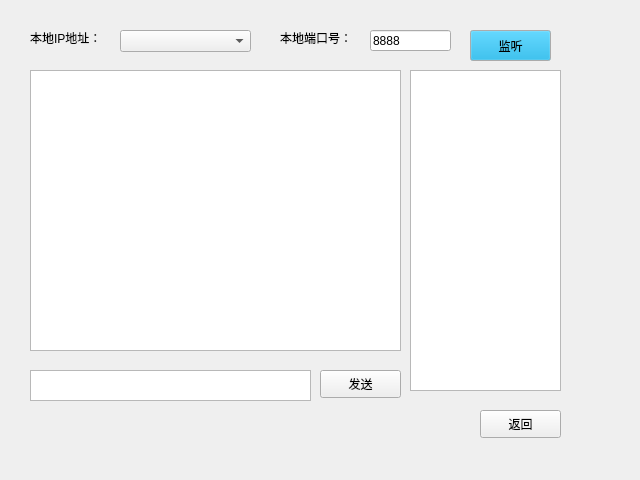
<?xml version="1.0" encoding="UTF-8"?>
<ui version="4.0">
 <class>Server</class>
 <widget class="QWidget" name="Server">
  <property name="geometry">
   <rect>
    <x>0</x>
    <y>0</y>
    <width>640</width>
    <height>480</height>
   </rect>
  </property>
  <property name="windowTitle">
   <string>Form</string>
  </property>
  <widget class="QTextBrowser" name="textReceive">
   <property name="geometry">
    <rect>
     <x>30</x>
     <y>70</y>
     <width>371</width>
     <height>281</height>
    </rect>
   </property>
   <property name="font">
    <font>
     <family>Agency FB</family>
     <weight>50</weight>
     <italic>false</italic>
     <bold>false</bold>
    </font>
   </property>
  </widget>
  <widget class="QLabel" name="label_2">
   <property name="geometry">
    <rect>
     <x>30</x>
     <y>30</y>
     <width>81</width>
     <height>16</height>
    </rect>
   </property>
   <property name="text">
    <string>本地IP地址：</string>
   </property>
  </widget>
  <widget class="QPushButton" name="sendBtn">
   <property name="geometry">
    <rect>
     <x>320</x>
     <y>370</y>
     <width>81</width>
     <height>28</height>
    </rect>
   </property>
   <property name="font">
    <font>
     <family>Agency FB</family>
     <weight>50</weight>
     <italic>false</italic>
     <bold>false</bold>
    </font>
   </property>
   <property name="text">
    <string>发送</string>
   </property>
  </widget>
  <widget class="QPushButton" name="listenBtn">
   <property name="geometry">
    <rect>
     <x>470</x>
     <y>30</y>
     <width>81</width>
     <height>31</height>
    </rect>
   </property>
   <property name="palette">
    <palette>
     <active>
      <colorrole role="WindowText">
       <brush brushstyle="SolidPattern">
        <color alpha="255">
         <red>255</red>
         <green>255</green>
         <blue>255</blue>
        </color>
       </brush>
      </colorrole>
      <colorrole role="Button">
       <brush brushstyle="SolidPattern">
        <color alpha="255">
         <red>6</red>
         <green>163</green>
         <blue>220</blue>
        </color>
       </brush>
      </colorrole>
      <colorrole role="Text">
       <brush brushstyle="SolidPattern">
        <color alpha="255">
         <red>255</red>
         <green>255</green>
         <blue>255</blue>
        </color>
       </brush>
      </colorrole>
      <colorrole role="PlaceholderText">
       <brush brushstyle="SolidPattern">
        <color alpha="128">
         <red>255</red>
         <green>255</green>
         <blue>255</blue>
        </color>
       </brush>
      </colorrole>
     </active>
     <inactive>
      <colorrole role="WindowText">
       <brush brushstyle="SolidPattern">
        <color alpha="255">
         <red>255</red>
         <green>255</green>
         <blue>255</blue>
        </color>
       </brush>
      </colorrole>
      <colorrole role="Button">
       <brush brushstyle="SolidPattern">
        <color alpha="255">
         <red>6</red>
         <green>163</green>
         <blue>220</blue>
        </color>
       </brush>
      </colorrole>
      <colorrole role="Text">
       <brush brushstyle="SolidPattern">
        <color alpha="255">
         <red>255</red>
         <green>255</green>
         <blue>255</blue>
        </color>
       </brush>
      </colorrole>
      <colorrole role="PlaceholderText">
       <brush brushstyle="SolidPattern">
        <color alpha="128">
         <red>255</red>
         <green>255</green>
         <blue>255</blue>
        </color>
       </brush>
      </colorrole>
     </inactive>
     <disabled>
      <colorrole role="WindowText">
       <brush brushstyle="SolidPattern">
        <color alpha="255">
         <red>120</red>
         <green>120</green>
         <blue>120</blue>
        </color>
       </brush>
      </colorrole>
      <colorrole role="Button">
       <brush brushstyle="SolidPattern">
        <color alpha="255">
         <red>6</red>
         <green>163</green>
         <blue>220</blue>
        </color>
       </brush>
      </colorrole>
      <colorrole role="Text">
       <brush brushstyle="SolidPattern">
        <color alpha="255">
         <red>120</red>
         <green>120</green>
         <blue>120</blue>
        </color>
       </brush>
      </colorrole>
      <colorrole role="PlaceholderText">
       <brush brushstyle="SolidPattern">
        <color alpha="128">
         <red>0</red>
         <green>0</green>
         <blue>0</blue>
        </color>
       </brush>
      </colorrole>
     </disabled>
    </palette>
   </property>
   <property name="font">
    <font>
     <family>Agency FB</family>
     <weight>50</weight>
     <italic>false</italic>
     <bold>false</bold>
    </font>
   </property>
   <property name="text">
    <string>监听</string>
   </property>
  </widget>
  <widget class="QPlainTextEdit" name="textSend">
   <property name="geometry">
    <rect>
     <x>30</x>
     <y>370</y>
     <width>281</width>
     <height>31</height>
    </rect>
   </property>
  </widget>
  <widget class="QComboBox" name="ipBox">
   <property name="geometry">
    <rect>
     <x>120</x>
     <y>30</y>
     <width>131</width>
     <height>22</height>
    </rect>
   </property>
  </widget>
  <widget class="QLabel" name="label_3">
   <property name="geometry">
    <rect>
     <x>280</x>
     <y>30</y>
     <width>81</width>
     <height>16</height>
    </rect>
   </property>
   <property name="text">
    <string>本地端口号：</string>
   </property>
  </widget>
  <widget class="QLineEdit" name="leport">
   <property name="geometry">
    <rect>
     <x>370</x>
     <y>30</y>
     <width>81</width>
     <height>21</height>
    </rect>
   </property>
   <property name="toolTip">
    <string/>
   </property>
   <property name="text">
    <string>8888</string>
   </property>
  </widget>
  <widget class="QListWidget" name="listWidget">
   <property name="geometry">
    <rect>
     <x>410</x>
     <y>70</y>
     <width>151</width>
     <height>321</height>
    </rect>
   </property>
  </widget>
  <widget class="QPushButton" name="back_btn">
   <property name="geometry">
    <rect>
     <x>480</x>
     <y>410</y>
     <width>81</width>
     <height>28</height>
    </rect>
   </property>
   <property name="font">
    <font>
     <family>Agency FB</family>
     <weight>50</weight>
     <italic>false</italic>
     <bold>false</bold>
    </font>
   </property>
   <property name="text">
    <string>返回</string>
   </property>
  </widget>
 </widget>
 <resources/>
 <connections/>
</ui>
